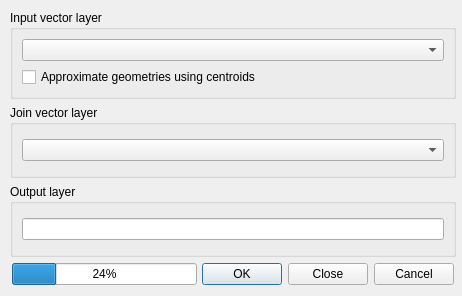
<?xml version="1.0" encoding="UTF-8"?>
<ui version="4.0">
 <class>NNJoinDialogBase</class>
 <widget class="QDialog" name="NNJoinDialogBase">
  <property name="geometry">
   <rect>
    <x>0</x>
    <y>0</y>
    <width>462</width>
    <height>296</height>
   </rect>
  </property>
  <property name="windowTitle">
   <string>NNJoin</string>
  </property>
  <property name="sizeGripEnabled">
   <bool>false</bool>
  </property>
  <property name="modal">
   <bool>false</bool>
  </property>
  <widget class="QWidget" name="layoutWidget">
   <property name="geometry">
    <rect>
     <x>10</x>
     <y>10</y>
     <width>446</width>
     <height>275</height>
    </rect>
   </property>
   <layout class="QVBoxLayout" name="verticalLayout_6">
    <item>
     <widget class="QGroupBox" name="groupBox_1">
      <property name="sizePolicy">
       <sizepolicy hsizetype="Preferred" vsizetype="Preferred">
        <horstretch>0</horstretch>
        <verstretch>0</verstretch>
       </sizepolicy>
      </property>
      <property name="title">
       <string>Input vector layer</string>
      </property>
      <layout class="QVBoxLayout" name="verticalLayout">
       <item>
        <widget class="QComboBox" name="inputVectorLayer">
         <property name="sizePolicy">
          <sizepolicy hsizetype="Expanding" vsizetype="Fixed">
           <horstretch>0</horstretch>
           <verstretch>0</verstretch>
          </sizepolicy>
         </property>
         <property name="toolTip">
          <string>The base layer for the join.&lt;br&gt;Each feature of this layer will be joined to the nearest neighbour from the join layer.</string>
         </property>
        </widget>
       </item>
       <item>
        <widget class="QCheckBox" name="approximate_input_geom_cb">
         <property name="toolTip">
          <string>Use approximate input geometries.&lt;br&gt;This will enable the use of a spatial index - could speed up the join considerably.</string>
         </property>
         <property name="text">
          <string>Approximate geometries using centroids</string>
         </property>
        </widget>
       </item>
      </layout>
      <zorder>approximate_input_geom_cb</zorder>
      <zorder>inputVectorLayer</zorder>
     </widget>
    </item>
    <item>
     <widget class="QGroupBox" name="groupBox_2">
      <property name="title">
       <string>Join vector layer</string>
      </property>
      <layout class="QVBoxLayout" name="verticalLayout_4">
       <item>
        <widget class="QComboBox" name="joinVectorLayer">
         <property name="toolTip">
          <string>The join layer.&lt;br&gt;A feature from this layer is joined to all the features from the the input layer that has this features as it's nearest neighbour.</string>
         </property>
        </widget>
       </item>
      </layout>
     </widget>
    </item>
    <item>
     <widget class="QGroupBox" name="groupBox_3">
      <property name="title">
       <string>Output layer</string>
      </property>
      <layout class="QVBoxLayout" name="verticalLayout_5">
       <item>
        <widget class="QLineEdit" name="outputDataset">
         <property name="toolTip">
          <string>The result layer that contains the join.&lt;br&gt;For each feature of the input layer, the output layer contains that feature with all it's attributes and all the attributes of the nearest feature in the join layer added.</string>
         </property>
        </widget>
       </item>
      </layout>
     </widget>
    </item>
    <item>
     <layout class="QHBoxLayout" name="horizontalLayout_1">
      <property name="spacing">
       <number>5</number>
      </property>
      <property name="leftMargin">
       <number>2</number>
      </property>
      <property name="rightMargin">
       <number>2</number>
      </property>
      <item>
       <widget class="QProgressBar" name="progressBar">
        <property name="toolTip">
         <string>Indicates the progress of the join operation</string>
        </property>
        <property name="value">
         <number>24</number>
        </property>
       </widget>
      </item>
      <item>
       <widget class="QDialogButtonBox" name="button_box">
        <property name="sizePolicy">
         <sizepolicy hsizetype="Preferred" vsizetype="Fixed">
          <horstretch>0</horstretch>
          <verstretch>0</verstretch>
         </sizepolicy>
        </property>
        <property name="toolTip">
         <string>OK to run the join&lt;br&gt;Close to quit&lt;br&gt;Cancel to abort the join</string>
        </property>
        <property name="accessibleDescription">
         <string/>
        </property>
        <property name="orientation">
         <enum>Qt::Horizontal</enum>
        </property>
        <property name="standardButtons">
         <set>QDialogButtonBox::Cancel|QDialogButtonBox::Close|QDialogButtonBox::Ok</set>
        </property>
       </widget>
      </item>
     </layout>
    </item>
   </layout>
  </widget>
 </widget>
 <resources/>
 <connections>
  <connection>
   <sender>button_box</sender>
   <signal>accepted()</signal>
   <receiver>NNJoinDialogBase</receiver>
   <slot>accept()</slot>
   <hints>
    <hint type="sourcelabel">
     <x>20</x>
     <y>20</y>
    </hint>
    <hint type="destinationlabel">
     <x>20</x>
     <y>20</y>
    </hint>
   </hints>
  </connection>
  <connection>
   <sender>button_box</sender>
   <signal>rejected()</signal>
   <receiver>NNJoinDialogBase</receiver>
   <slot>reject()</slot>
   <hints>
    <hint type="sourcelabel">
     <x>20</x>
     <y>20</y>
    </hint>
    <hint type="destinationlabel">
     <x>20</x>
     <y>20</y>
    </hint>
   </hints>
  </connection>
 </connections>
</ui>
